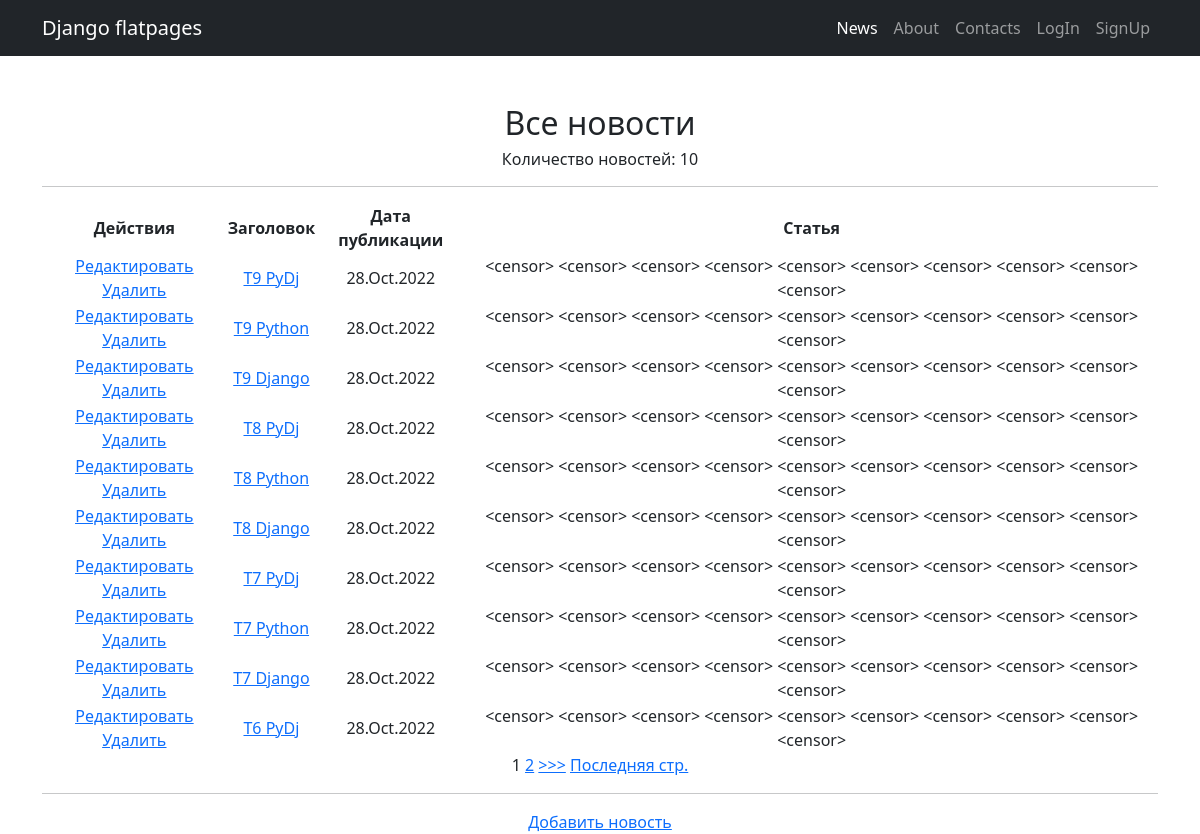
The page /news/ on the database as committed earlier.
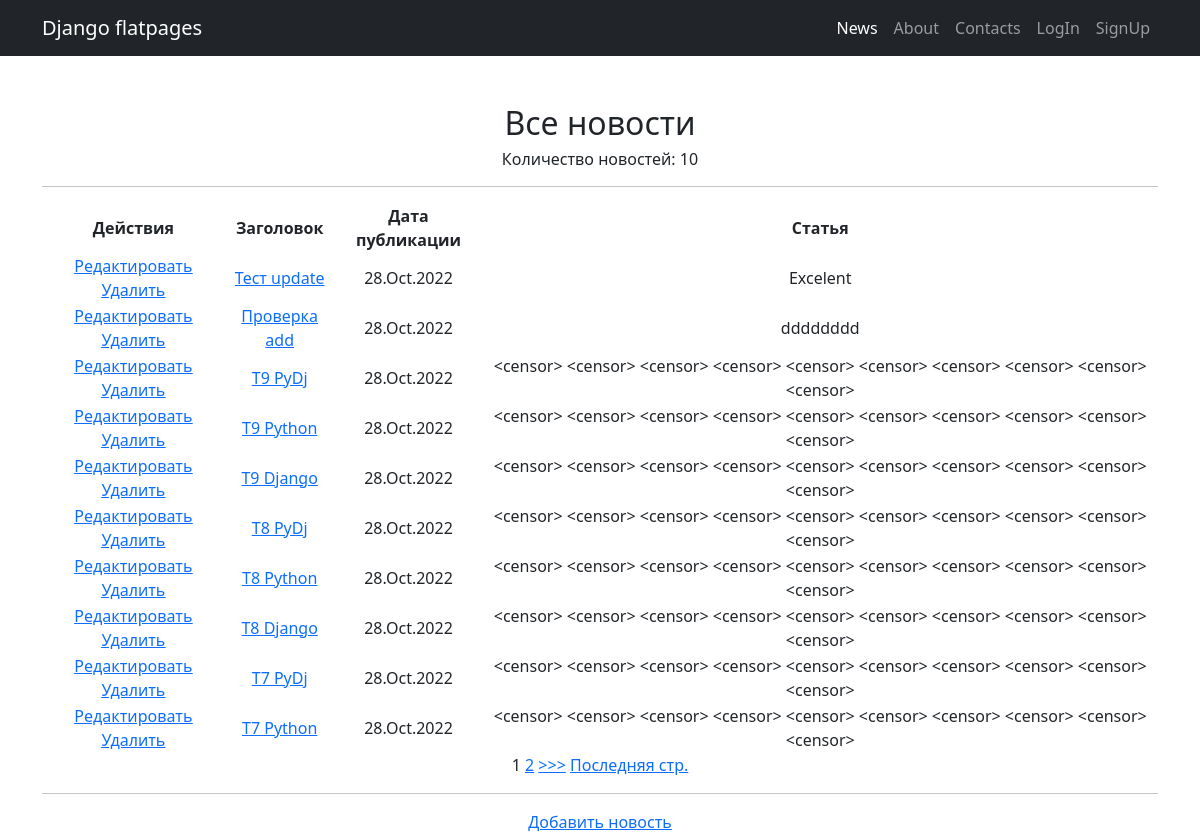
The same page on the database as committed later.
### news/models.py (models this page shows, shortened)
class Post(models.Model):
    user = models.ForeignKey(Author, on_delete=models.CASCADE)
    news = 'nw'
    article = 'ar'
    POSITIONS = [
        (news, 'Новость'),
        (article, 'Статья'),
    ]
    view = models.CharField(max_length=2, choices=POSITIONS, default=article)
    title = models.CharField(max_length=255)
    rating = models.IntegerField(default=0)
    post = models.TextField()
    create_date = models.DateTimeField(auto_now_add=True)
    category = models.ManyToManyField(Category, through='PostCategory')

### news/views.py (the view)
# urls.py: path('', PostList.as_view()),
class PostList(ListView):
    model = Post
    template_name = 'news.html'
    context_object_name = 'posts'
    queryset = Post.objects.order_by('-create_date')
    paginate_by = 10

### news/templatetags/custom_filters.py (called while the page is built)
@register.filter(name='censor')
def censor(value):
    words = value.split()
    count = 0
    while count < len(words):
        if "test" in words[count].lower():
            words[count] = "<censor>"
        count += 1
    return " ".join(words)

### templates/news.html (shortened to what this page needs)
{% extends 'default.html' %}
{% load custom_filters %}
{% block content %}
<h2>Все новости</h2>
<h6>Количество новостей: {{ posts | length }}</h6>
<hr>
    {% if posts %}
        <table>
            <thead>
                <th>Действия</th>
                <th>
                    Заголовок
                </th>
                <th>
                    Дата публикации
                </th>
                <th>
                    Статья
                </th>
            </thead>
        {% for post in posts %}
            <tr>
                <td>
                    <a href="{% url 'post_update' post.id %}"><u> Редактировать </u></a>
                    <a href="{% url 'post_delete' post.id %}"><u> Удалить </u></a>
                </td>
                <td>
                    <a href="{% url 'post_detail' post.id %}">{{ post.title|censor }}</a>
                </td>
                <td>
                    {{ post.create_date|date:'d.M.Y' }}
                </td>
                <td>
                    {{ post.post|truncatechars:50|censor }}
                </td>
            </tr>
        {% endfor %}
        </table>
    {% else %}
        <h2>Новостей нет!</h2>
    {% endif %}
    {% if is_paginated %}
        {% for num in page_obj.paginator.page_range %}
            {% if page_obj.number == num %}
                <a>{{ num }}</a>
            {% elif num > page_obj.number|add:'-2' and num < page_obj.number|add:'2' %}
                <a href="?page={{ num }}">{{ num }}</a>
            {% endif %}
        {% endfor %}
        {% if page_obj.has_next %}
            <a href="?page={{ page_obj.next_page_number }}">>>></a>
            <a href="?page={{ page_obj.paginator.num_pages }}">Последняя стр.</a>
        {% endif %}
    {% endif %}
<hr>
<a href="{% url 'post_add' %}">Добавить новость</a> <br>
{% endblock content %}

Rows that differ between the two databases and show on the page:
no longer on this page (row unchanged): Post: title|censor "T7 Django", create_date "28.Oct.2022", post|censor "<censor> <censor> <censor> <censor> <censor> <censor> <censor> <censor> <censor> <censor>"
no longer on this page (row unchanged): Post: title|censor "T6 PyDj", create_date "28.Oct.2022", post|censor "<censor> <censor> <censor> <censor> <censor> <censor> <censor> <censor> <censor> <censor>"
added Post: title|censor "Тест update", create_date "28.Oct.2022", post|censor "Excelent"
added Post: title|censor "Проверка add", create_date "28.Oct.2022", post|censor "dddddddd"
